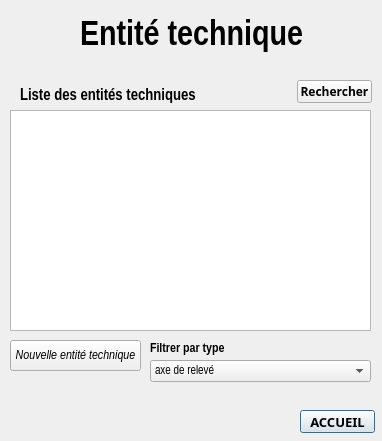
<?xml version="1.0" encoding="UTF-8"?>
<ui version="4.0">
 <class>Dialog</class>
 <widget class="QDialog" name="Dialog">
  <property name="geometry">
   <rect>
    <x>0</x>
    <y>0</y>
    <width>382</width>
    <height>441</height>
   </rect>
  </property>
  <property name="windowTitle">
   <string>Dialog</string>
  </property>
  <widget class="QLabel" name="logo">
   <property name="geometry">
    <rect>
     <x>10</x>
     <y>10</y>
     <width>61</width>
     <height>61</height>
    </rect>
   </property>
   <property name="text">
    <string/>
   </property>
   <property name="pixmap">
    <pixmap>:/plugins/dialog_badass/BADASS.png</pixmap>
   </property>
   <property name="scaledContents">
    <bool>true</bool>
   </property>
  </widget>
  <widget class="QLabel" name="titre_technique">
   <property name="geometry">
    <rect>
     <x>80</x>
     <y>10</y>
     <width>301</width>
     <height>51</height>
    </rect>
   </property>
   <property name="font">
    <font>
     <family>Arial Narrow</family>
     <pointsize>26</pointsize>
     <weight>75</weight>
     <bold>true</bold>
    </font>
   </property>
   <property name="text">
    <string>Entité technique</string>
   </property>
  </widget>
  <widget class="QTableView" name="tableView_techno">
   <property name="geometry">
    <rect>
     <x>10</x>
     <y>110</y>
     <width>361</width>
     <height>221</height>
    </rect>
   </property>
  </widget>
  <widget class="QLabel" name="liste_techno_lbl">
   <property name="geometry">
    <rect>
     <x>20</x>
     <y>85</y>
     <width>261</width>
     <height>21</height>
    </rect>
   </property>
   <property name="font">
    <font>
     <family>Arial Narrow</family>
     <pointsize>12</pointsize>
     <weight>75</weight>
     <bold>true</bold>
    </font>
   </property>
   <property name="text">
    <string>Liste des entités techniques</string>
   </property>
  </widget>
  <widget class="QPushButton" name="accueil_bouton">
   <property name="geometry">
    <rect>
     <x>300</x>
     <y>410</y>
     <width>75</width>
     <height>23</height>
    </rect>
   </property>
   <property name="font">
    <font>
     <family>Arial Black</family>
     <pointsize>10</pointsize>
     <weight>75</weight>
     <bold>true</bold>
    </font>
   </property>
   <property name="text">
    <string>ACCUEIL</string>
   </property>
  </widget>
  <widget class="QPushButton" name="new_techno_bouton">
   <property name="geometry">
    <rect>
     <x>10</x>
     <y>340</y>
     <width>131</width>
     <height>31</height>
    </rect>
   </property>
   <property name="font">
    <font>
     <family>Arial Narrow</family>
     <pointsize>10</pointsize>
     <italic>true</italic>
    </font>
   </property>
   <property name="text">
    <string>Nouvelle entité technique</string>
   </property>
  </widget>
  <widget class="QLabel" name="label">
   <property name="geometry">
    <rect>
     <x>150</x>
     <y>340</y>
     <width>111</width>
     <height>16</height>
    </rect>
   </property>
   <property name="font">
    <font>
     <family>Arial Narrow</family>
     <pointsize>10</pointsize>
     <weight>75</weight>
     <bold>true</bold>
    </font>
   </property>
   <property name="text">
    <string>Filtrer par type</string>
   </property>
  </widget>
  <widget class="QPushButton" name="rechercher">
   <property name="geometry">
    <rect>
     <x>297</x>
     <y>80</y>
     <width>75</width>
     <height>23</height>
    </rect>
   </property>
   <property name="font">
    <font>
     <family>Arial Black</family>
     <weight>75</weight>
     <bold>true</bold>
    </font>
   </property>
   <property name="text">
    <string>Rechercher</string>
   </property>
  </widget>
  <widget class="QComboBox" name="typetechno">
   <property name="geometry">
    <rect>
     <x>150</x>
     <y>360</y>
     <width>221</width>
     <height>22</height>
    </rect>
   </property>
   <property name="font">
    <font>
     <family>Arial Narrow</family>
    </font>
   </property>
   <item>
    <property name="text">
     <string>axe de relevé</string>
    </property>
   </item>
   <item>
    <property name="text">
     <string>clou</string>
    </property>
   </item>
   <item>
    <property name="text">
     <string>log stratigraphique</string>
    </property>
   </item>
   <item>
    <property name="text">
     <string>prélèvement</string>
    </property>
   </item>
  </widget>
 </widget>
 <resources/>
 <connections/>
</ui>
